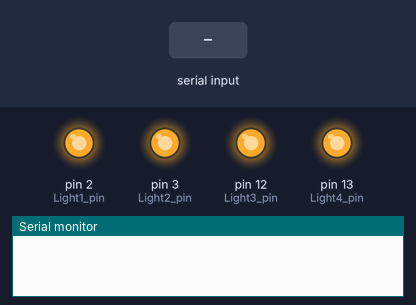
Recording of a sketch running on a simulated Arduino Uno, built with avr-gcc and run on an emulated ATmega328P. Parts: output pins drawn as LEDs (lit = HIGH), the last lines printed to the serial monitor. The test bench sets the inputs (shaded band).

Above: at 1.2 s.
1.3 s: "1\n" received over Serial
At 1.9 s:
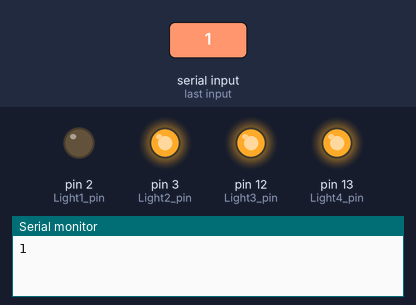
2.8 s: byte 51 ('3') received over Serial
At 3.1 s:
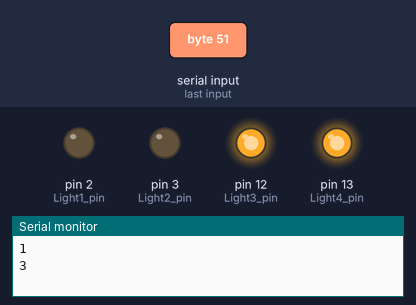
4.3 s: byte 50 ('2') received over Serial
At 5.4 s:
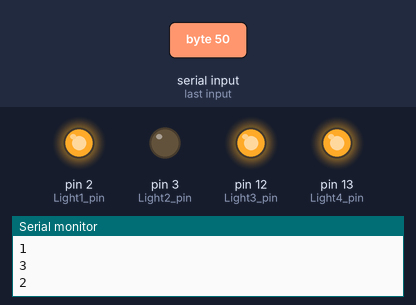
5.8 s: byte 53 ('5') received over Serial
At 6.6 s:
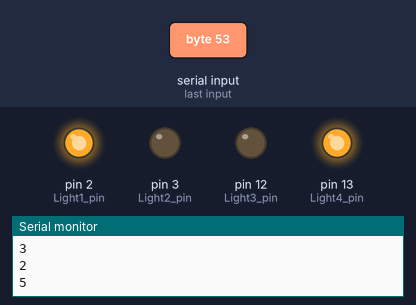
7.3 s: byte 52 ('4') received over Serial
At 7.7 s:
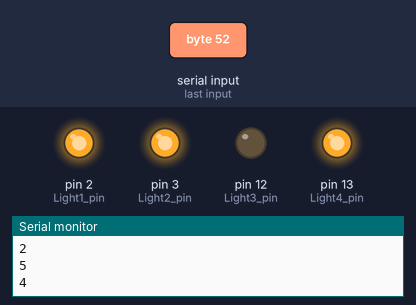
8.8 s: byte 55 ('7') received over Serial
At 10.0 s:
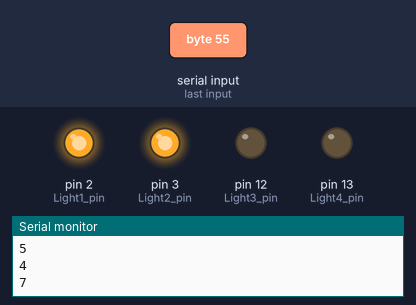
Timing chart, 0 to 11.3 s (numbered marks = the images above; inputs shaded):
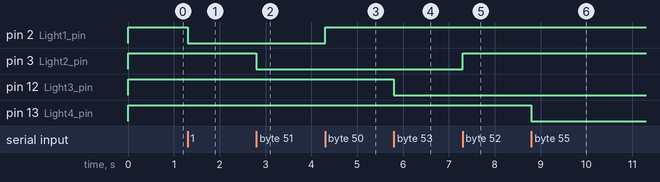

The sketch:

Arduino_code.ino
```cpp
char value = 0;

void setup()
{
  Serial.begin(9600);
  pinMode(2, OUTPUT);//Light1 pin
  pinMode(3, OUTPUT);//Light2 pin
  pinMode(12, OUTPUT);//Light3 pin
  pinMode(13, OUTPUT);//Light4 pin
  Serial.begin(9600);
  digitalWrite(2, HIGH);
  digitalWrite(3, HIGH);
  digitalWrite(12, HIGH);
  digitalWrite(13, HIGH);
}

void loop()
{
  if(Serial.available() > 0)
  {
    value = Serial.read();
    Serial.print(value);
    Serial.print("\n");
    if(value == '1') //Turn Light1 ON
      digitalWrite(2, LOW);
     if(value == '2') //Turn Light1 OFF
      digitalWrite(2, HIGH);

     if(value == '3') //Turn Light2 ON
      digitalWrite(3, LOW);
     if(value == '4') //Turn Light2 OFF
      digitalWrite(3, HIGH);

      if(value == '5') //Turn Light3 ON
      digitalWrite(12, LOW);
     if(value == '6') //Turn Light3 OFF
      digitalWrite(12, HIGH);

      if(value == '7') //Turn Light4 ON
      digitalWrite(13, LOW);
     if(value == '8') //Turn Light4 OFF
      digitalWrite(13, HIGH);
  }
}
```

Measured:
- after the input at 1.3 s, pin 2 (Light1_pin): HIGH → LOW at once
- after the input at 2.8 s, pin 3 (Light2_pin): HIGH → LOW at once
- after the input at 4.3 s, pin 2 (Light1_pin): LOW → HIGH at once
- after the input at 5.8 s, pin 12 (Light3_pin): HIGH → LOW at once
- after the input at 7.3 s, pin 3 (Light2_pin): LOW → HIGH at once
- after the input at 8.8 s, pin 13 (Light4_pin): HIGH → LOW at once
